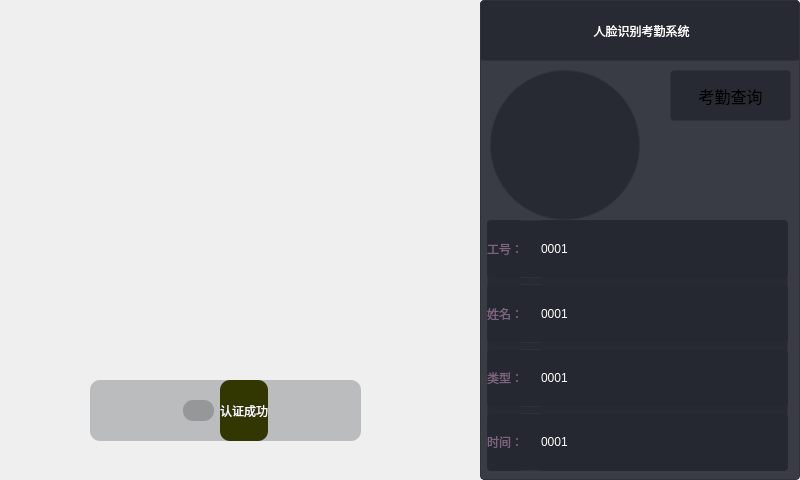
<?xml version="1.0" encoding="UTF-8"?>
<ui version="4.0">
 <class>FaceAttendance</class>
 <widget class="QMainWindow" name="FaceAttendance">
  <property name="geometry">
   <rect>
    <x>0</x>
    <y>0</y>
    <width>800</width>
    <height>480</height>
   </rect>
  </property>
  <property name="windowTitle">
   <string>FaceAttendance</string>
  </property>
  <widget class="QWidget" name="centralwidget">
   <widget class="QWidget" name="widget" native="true">
    <property name="geometry">
     <rect>
      <x>0</x>
      <y>0</y>
      <width>480</width>
      <height>480</height>
     </rect>
    </property>
    <property name="styleSheet">
     <string notr="true"/>
    </property>
    <widget class="QWidget" name="widgetLb" native="true">
     <property name="geometry">
      <rect>
       <x>90</x>
       <y>380</y>
       <width>271</width>
       <height>61</height>
      </rect>
     </property>
     <property name="styleSheet">
      <string notr="true">border-radius:10px;
background-color:rgba(49,50,54,69);</string>
     </property>
     <layout class="QHBoxLayout" name="horizontalLayout_2">
      <item>
       <spacer name="horizontalSpacer">
        <property name="orientation">
         <enum>Qt::Horizontal</enum>
        </property>
        <property name="sizeHint" stdset="0">
         <size>
          <width>40</width>
          <height>20</height>
         </size>
        </property>
       </spacer>
      </item>
      <item>
       <layout class="QHBoxLayout" name="horizontalLayout">
        <item>
         <widget class="QLabel" name="label">
          <property name="minimumSize">
           <size>
            <width>31</width>
            <height>21</height>
           </size>
          </property>
          <property name="maximumSize">
           <size>
            <width>31</width>
            <height>21</height>
           </size>
          </property>
          <property name="styleSheet">
           <string notr="true">image: url(:/dagou.png);</string>
          </property>
          <property name="text">
           <string/>
          </property>
         </widget>
        </item>
        <item>
         <widget class="QLabel" name="label_2">
          <property name="styleSheet">
           <string notr="true">font: 25 24pt &quot;微软雅黑 Light&quot;;
border:none;
background-color:rgba(49.50,54,0);
color:rgb(255,255,255);</string>
          </property>
          <property name="text">
           <string>认证成功</string>
          </property>
         </widget>
        </item>
       </layout>
      </item>
      <item>
       <spacer name="horizontalSpacer_2">
        <property name="orientation">
         <enum>Qt::Horizontal</enum>
        </property>
        <property name="sizeHint" stdset="0">
         <size>
          <width>40</width>
          <height>20</height>
         </size>
        </property>
       </spacer>
      </item>
     </layout>
    </widget>
    <widget class="QLabel" name="headpicLb">
     <property name="geometry">
      <rect>
       <x>90</x>
       <y>30</y>
       <width>266</width>
       <height>266</height>
      </rect>
     </property>
     <property name="styleSheet">
      <string notr="true">border-image: url(:/kuan.png);</string>
     </property>
     <property name="text">
      <string/>
     </property>
    </widget>
    <widget class="QLabel" name="videoLb">
     <property name="geometry">
      <rect>
       <x>0</x>
       <y>0</y>
       <width>480</width>
       <height>480</height>
      </rect>
     </property>
     <property name="text">
      <string/>
     </property>
    </widget>
    <zorder>videoLb</zorder>
    <zorder>widgetLb</zorder>
    <zorder>headpicLb</zorder>
   </widget>
   <widget class="QWidget" name="widget_3" native="true">
    <property name="geometry">
     <rect>
      <x>480</x>
      <y>0</y>
      <width>320</width>
      <height>480</height>
     </rect>
    </property>
    <property name="styleSheet">
     <string notr="true">QWidget{
	border:1px solid #313236;
	border-radius:4px;
	background-color:rgba(37,40,49,0.9);
}

QWidget#titleLb{
	
	font: 24pt &quot;微软雅黑&quot;;
	color:rgb(255,255,255);
}

QWidget#headLb{
	border-radius:75px;
}</string>
    </property>
    <widget class="QLabel" name="titleLb">
     <property name="geometry">
      <rect>
       <x>0</x>
       <y>0</y>
       <width>320</width>
       <height>61</height>
      </rect>
     </property>
     <property name="text">
      <string> 人脸识别考勤系统</string>
     </property>
     <property name="alignment">
      <set>Qt::AlignCenter</set>
     </property>
    </widget>
    <widget class="QLabel" name="headLb">
     <property name="geometry">
      <rect>
       <x>10</x>
       <y>70</y>
       <width>150</width>
       <height>150</height>
      </rect>
     </property>
     <property name="text">
      <string/>
     </property>
    </widget>
    <widget class="QWidget" name="layoutWidget">
     <property name="geometry">
      <rect>
       <x>7</x>
       <y>220</y>
       <width>301</width>
       <height>251</height>
      </rect>
     </property>
     <layout class="QVBoxLayout" name="verticalLayout">
      <item>
       <widget class="QWidget" name="widget_4" native="true">
        <property name="styleSheet">
         <string notr="true">QWidget{
	border:1px solid #313236;
	border-radius:4px;
	background-color:rgba(37,40,49,0.9);
}

QLabel{
	border:none;
	color:rgb(125,100,127);
	font: 16pt &quot;微软雅黑&quot;;
}

QLineEdit{
	border:none;
	color:rgb(255,255,255);
	
	font: 16pt &quot;微软雅黑&quot;;
}</string>
        </property>
        <layout class="QHBoxLayout" name="horizontalLayout_3">
         <property name="leftMargin">
          <number>0</number>
         </property>
         <property name="topMargin">
          <number>0</number>
         </property>
         <property name="rightMargin">
          <number>0</number>
         </property>
         <property name="bottomMargin">
          <number>0</number>
         </property>
         <item>
          <widget class="QLabel" name="label_6">
           <property name="text">
            <string>工号：</string>
           </property>
          </widget>
         </item>
         <item>
          <spacer name="horizontalSpacer_3">
           <property name="orientation">
            <enum>Qt::Horizontal</enum>
           </property>
           <property name="sizeType">
            <enum>QSizePolicy::Fixed</enum>
           </property>
           <property name="sizeHint" stdset="0">
            <size>
             <width>10</width>
             <height>20</height>
            </size>
           </property>
          </spacer>
         </item>
         <item>
          <widget class="QLineEdit" name="numberEdit">
           <property name="enabled">
            <bool>false</bool>
           </property>
           <property name="sizePolicy">
            <sizepolicy hsizetype="Expanding" vsizetype="Expanding">
             <horstretch>0</horstretch>
             <verstretch>0</verstretch>
            </sizepolicy>
           </property>
           <property name="text">
            <string>0001</string>
           </property>
          </widget>
         </item>
        </layout>
       </widget>
      </item>
      <item>
       <widget class="QWidget" name="widget_5" native="true">
        <property name="styleSheet">
         <string notr="true">QWidget{
	border:1px solid #313236;
	border-radius:4px;
	background-color:rgba(37,40,49,0.9);
}

QLabel{
	border:none;
	color:rgb(125,100,127);
	font: 16pt &quot;微软雅黑&quot;;
}

QLineEdit{
	border:none;
	color:rgb(255,255,255);
	
	font: 16pt &quot;微软雅黑&quot;;
}</string>
        </property>
        <layout class="QHBoxLayout" name="horizontalLayout_4">
         <property name="leftMargin">
          <number>0</number>
         </property>
         <property name="topMargin">
          <number>0</number>
         </property>
         <property name="rightMargin">
          <number>0</number>
         </property>
         <property name="bottomMargin">
          <number>0</number>
         </property>
         <item>
          <widget class="QLabel" name="label_7">
           <property name="text">
            <string>姓名：</string>
           </property>
          </widget>
         </item>
         <item>
          <spacer name="horizontalSpacer_4">
           <property name="orientation">
            <enum>Qt::Horizontal</enum>
           </property>
           <property name="sizeType">
            <enum>QSizePolicy::Fixed</enum>
           </property>
           <property name="sizeHint" stdset="0">
            <size>
             <width>10</width>
             <height>20</height>
            </size>
           </property>
          </spacer>
         </item>
         <item>
          <widget class="QLineEdit" name="nameEdit">
           <property name="enabled">
            <bool>false</bool>
           </property>
           <property name="sizePolicy">
            <sizepolicy hsizetype="Expanding" vsizetype="Expanding">
             <horstretch>0</horstretch>
             <verstretch>0</verstretch>
            </sizepolicy>
           </property>
           <property name="text">
            <string>0001</string>
           </property>
          </widget>
         </item>
        </layout>
       </widget>
      </item>
      <item>
       <widget class="QWidget" name="widget_6" native="true">
        <property name="styleSheet">
         <string notr="true">QWidget{
	border:1px solid #313236;
	border-radius:4px;
	background-color:rgba(37,40,49,0.9);
}

QLabel{
	border:none;
	color:rgb(125,100,127);
	font: 16pt &quot;微软雅黑&quot;;
}

QLineEdit{
	border:none;
	color:rgb(255,255,255);
	
	font: 16pt &quot;微软雅黑&quot;;
}</string>
        </property>
        <layout class="QHBoxLayout" name="horizontalLayout_5">
         <property name="leftMargin">
          <number>0</number>
         </property>
         <property name="topMargin">
          <number>0</number>
         </property>
         <property name="rightMargin">
          <number>0</number>
         </property>
         <property name="bottomMargin">
          <number>0</number>
         </property>
         <item>
          <widget class="QLabel" name="label_8">
           <property name="text">
            <string>类型：</string>
           </property>
          </widget>
         </item>
         <item>
          <spacer name="horizontalSpacer_5">
           <property name="orientation">
            <enum>Qt::Horizontal</enum>
           </property>
           <property name="sizeType">
            <enum>QSizePolicy::Fixed</enum>
           </property>
           <property name="sizeHint" stdset="0">
            <size>
             <width>10</width>
             <height>20</height>
            </size>
           </property>
          </spacer>
         </item>
         <item>
          <widget class="QLineEdit" name="typeEdit">
           <property name="enabled">
            <bool>false</bool>
           </property>
           <property name="sizePolicy">
            <sizepolicy hsizetype="Expanding" vsizetype="Expanding">
             <horstretch>0</horstretch>
             <verstretch>0</verstretch>
            </sizepolicy>
           </property>
           <property name="text">
            <string>0001</string>
           </property>
          </widget>
         </item>
        </layout>
       </widget>
      </item>
      <item>
       <widget class="QWidget" name="widget_7" native="true">
        <property name="styleSheet">
         <string notr="true">QWidget{
	border:1px solid #313236;
	border-radius:4px;
	background-color:rgba(37,40,49,0.9);
}

QLabel{
	border:none;
	color:rgb(125,100,127);
	font: 16pt &quot;微软雅黑&quot;;
}

QLineEdit{
	border:none;
	color:rgb(255,255,255);
	
	font: 16pt &quot;微软雅黑&quot;;
}</string>
        </property>
        <layout class="QHBoxLayout" name="horizontalLayout_6">
         <property name="leftMargin">
          <number>0</number>
         </property>
         <property name="topMargin">
          <number>0</number>
         </property>
         <property name="rightMargin">
          <number>0</number>
         </property>
         <property name="bottomMargin">
          <number>0</number>
         </property>
         <item>
          <widget class="QLabel" name="label_9">
           <property name="text">
            <string>时间：</string>
           </property>
          </widget>
         </item>
         <item>
          <spacer name="horizontalSpacer_6">
           <property name="orientation">
            <enum>Qt::Horizontal</enum>
           </property>
           <property name="sizeType">
            <enum>QSizePolicy::Fixed</enum>
           </property>
           <property name="sizeHint" stdset="0">
            <size>
             <width>10</width>
             <height>20</height>
            </size>
           </property>
          </spacer>
         </item>
         <item>
          <widget class="QLineEdit" name="timeEdit">
           <property name="enabled">
            <bool>false</bool>
           </property>
           <property name="sizePolicy">
            <sizepolicy hsizetype="Expanding" vsizetype="Expanding">
             <horstretch>0</horstretch>
             <verstretch>0</verstretch>
            </sizepolicy>
           </property>
           <property name="text">
            <string>0001</string>
           </property>
          </widget>
         </item>
        </layout>
       </widget>
      </item>
     </layout>
    </widget>
    <widget class="QPushButton" name="kqcxBt">
     <property name="geometry">
      <rect>
       <x>190</x>
       <y>70</y>
       <width>121</width>
       <height>51</height>
      </rect>
     </property>
     <property name="sizePolicy">
      <sizepolicy hsizetype="Expanding" vsizetype="Expanding">
       <horstretch>0</horstretch>
       <verstretch>0</verstretch>
      </sizepolicy>
     </property>
     <property name="font">
      <font>
       <pointsize>12</pointsize>
      </font>
     </property>
     <property name="text">
      <string>考勤查询</string>
     </property>
    </widget>
   </widget>
  </widget>
 </widget>
 <resources/>
 <connections/>
</ui>
